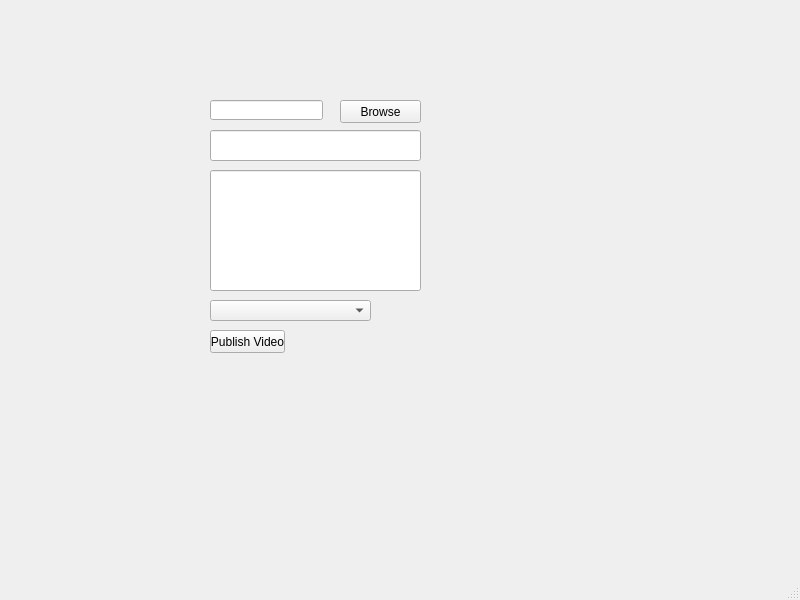
<?xml version="1.0" encoding="UTF-8"?>
<ui version="4.0">
 <class>MainWindow</class>
 <widget class="QMainWindow" name="MainWindow">
  <property name="geometry">
   <rect>
    <x>0</x>
    <y>0</y>
    <width>800</width>
    <height>600</height>
   </rect>
  </property>
  <property name="windowTitle">
   <string>MainWindow</string>
  </property>
  <property name="styleSheet">
   <string notr="true"/>
  </property>
  <widget class="QWidget" name="centralwidget">
   <widget class="QLineEdit" name="filename">
    <property name="geometry">
     <rect>
      <x>210</x>
      <y>100</y>
      <width>113</width>
      <height>20</height>
     </rect>
    </property>
   </widget>
   <widget class="QPushButton" name="browsebutton">
    <property name="geometry">
     <rect>
      <x>340</x>
      <y>100</y>
      <width>81</width>
      <height>23</height>
     </rect>
    </property>
    <property name="text">
     <string>Browse</string>
    </property>
   </widget>
   <widget class="QLineEdit" name="titleName">
    <property name="geometry">
     <rect>
      <x>210</x>
      <y>130</y>
      <width>211</width>
      <height>31</height>
     </rect>
    </property>
   </widget>
   <widget class="QLineEdit" name="description">
    <property name="geometry">
     <rect>
      <x>210</x>
      <y>170</y>
      <width>211</width>
      <height>121</height>
     </rect>
    </property>
   </widget>
   <widget class="QPushButton" name="publishVideo">
    <property name="geometry">
     <rect>
      <x>210</x>
      <y>330</y>
      <width>75</width>
      <height>23</height>
     </rect>
    </property>
    <property name="text">
     <string>Publish Video</string>
    </property>
   </widget>
   <widget class="QComboBox" name="privacyStatus">
    <property name="geometry">
     <rect>
      <x>210</x>
      <y>300</y>
      <width>161</width>
      <height>21</height>
     </rect>
    </property>
   </widget>
  </widget>
  <widget class="QStatusBar" name="statusbar"/>
 </widget>
 <resources/>
 <connections/>
</ui>
